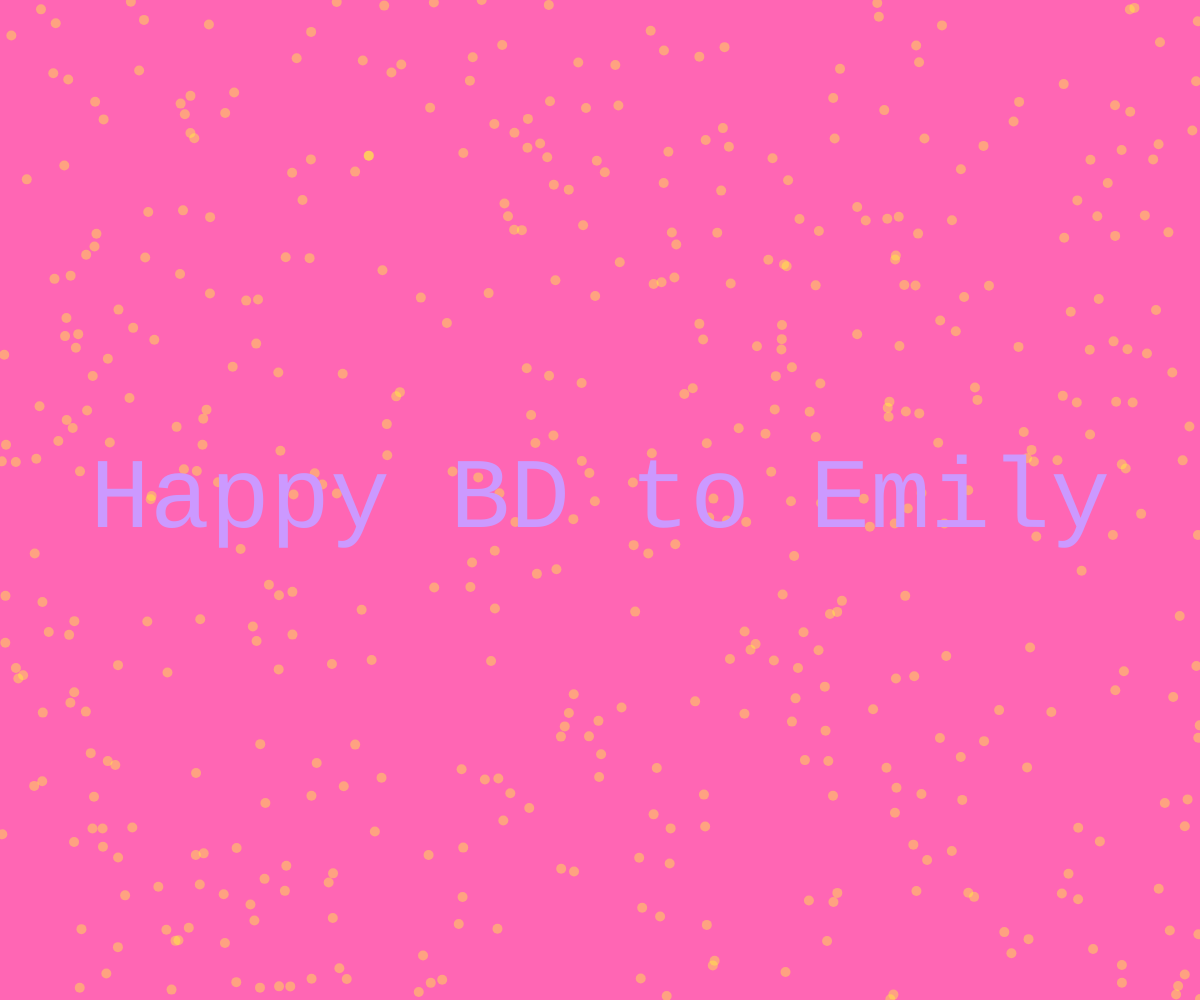
Frame 1 (no input)
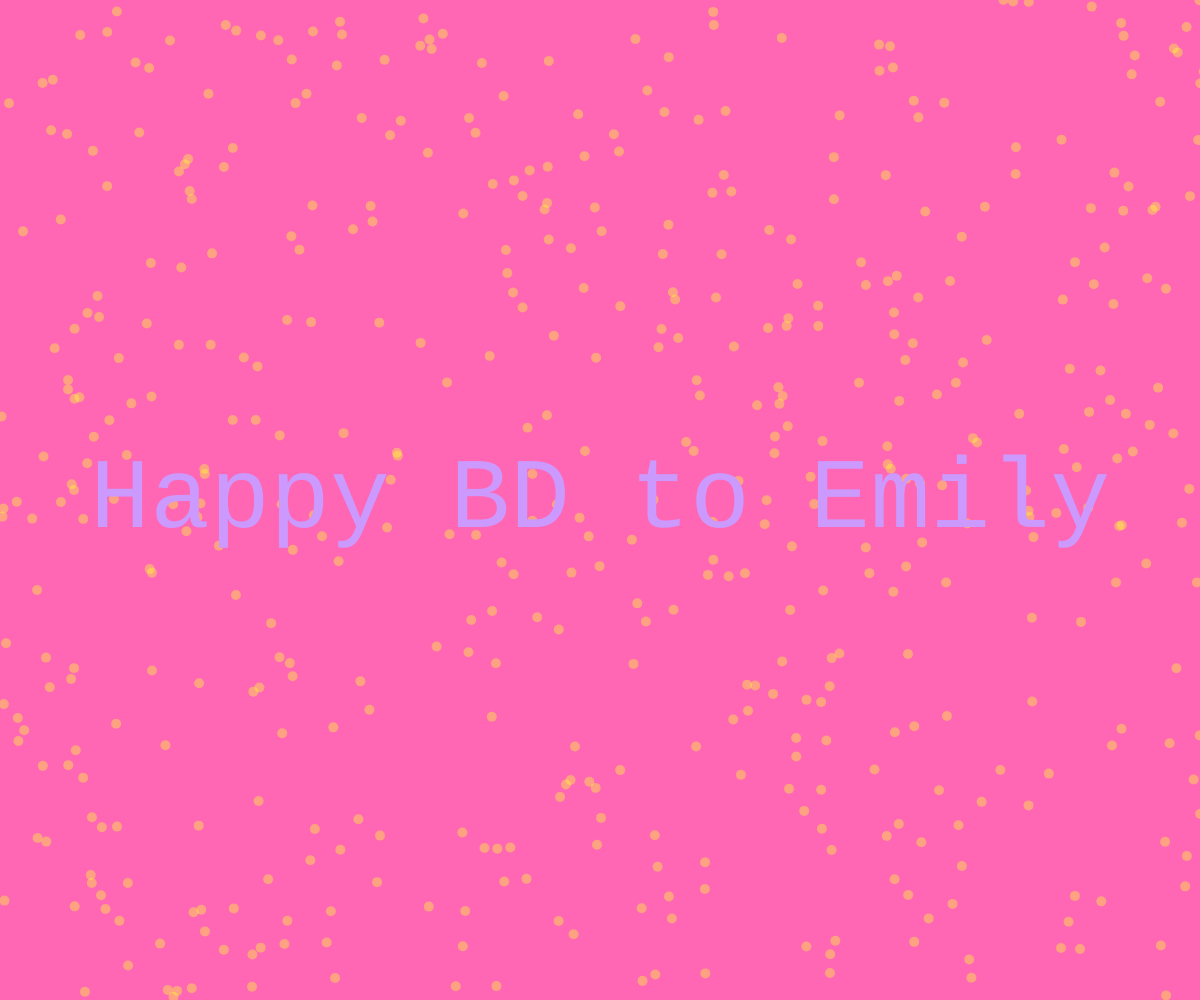
Frame 60 (no input)
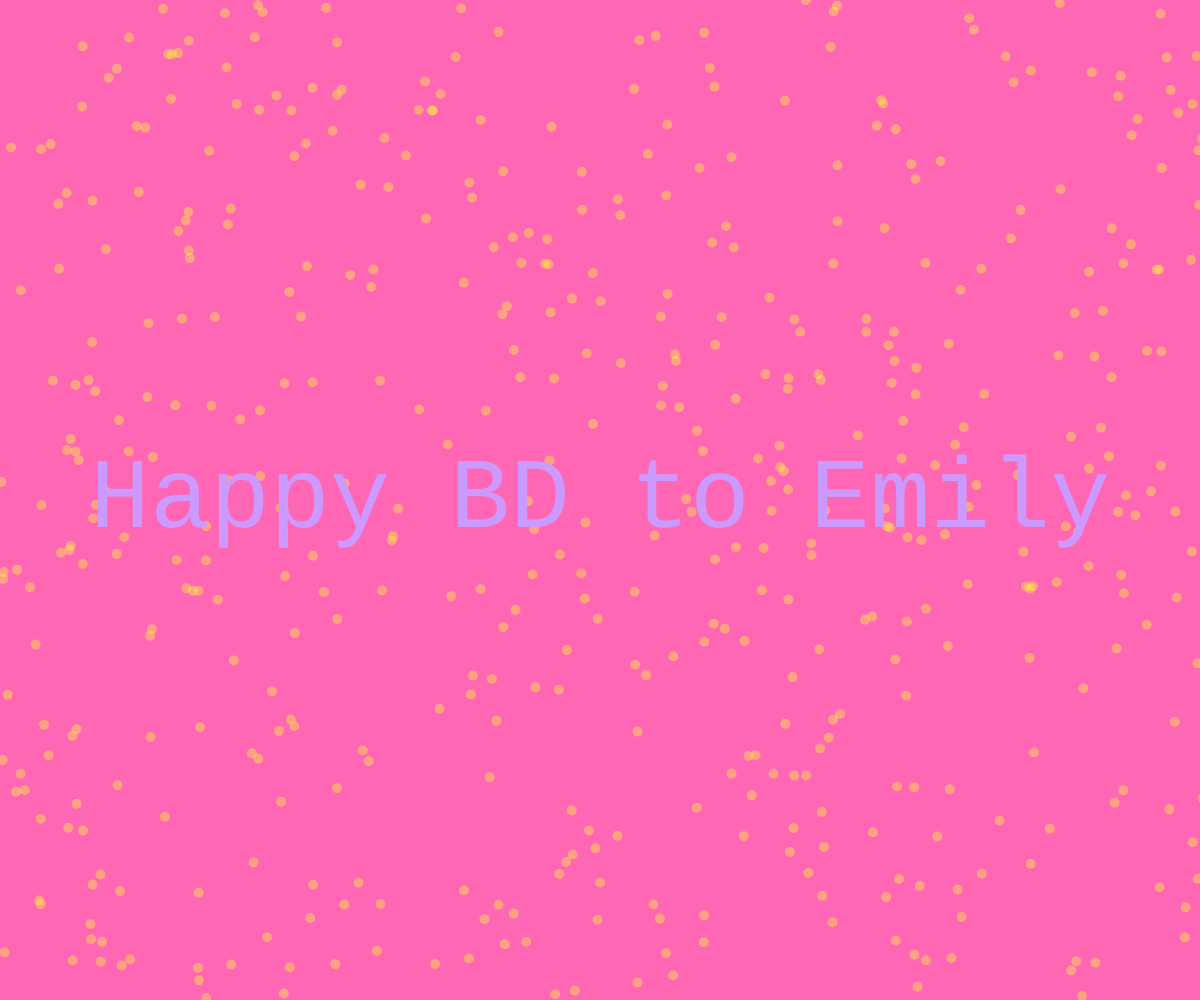
Frame 120 (the mouse pressed at the canvas centre since frame 60)

The p5.js sketch that drew these frames (run headless with seeded random() and noise() and a simulated clock; from frame 60 on, the mouse is pressed at the canvas centre):

// p5.js sketch
// ── sketch.js
let particle = [] ; 

function setup() {
	createCanvas(windowWidth, windowHeight);


	// particle[0]= new Particel
	// particle[0] = new Particle (); 
	// particle[1] = new Particle (100,60);
	// let v = createVector(250 ,200) ;
	// particle[2] = new Particle (v) ;
	// particle[3] = new Particle("200,300"); 
	 
	for (let i =0 ; i < 500 ; i++){
	 let x = random(width);
	 let y = random(height); 
	 let v = createVector(x , y ) ;
     particle[i] = new  Particle(v);	
     
     }

	apple = createDiv("Happy BD to Emily");
	// apple.id('pei');
	// apple.position(width/2 ,height/2);
	apple.style('color','#cc99ff')
	apple.style('text-align:center');
	apple.style('font-size','100px');
	apple.style('font-family','Lucida Console, Courier, monospace');
	apple.center();

     

}

function windowResized() {
    resizeCanvas(windowWidth, windowHeight);
   for (let i =0 ; i < 500 ; i++){
	 let x = random(width);
	 let y = random(height); 
	 let v = createVector(x , y ) ;
     particle[i] = new  Particle(v);	
     
     }
     apple.center();
}


function draw() {
	background(255, 102, 180);

	for ( i=0 ; i <particle.length ; i++){
		particle[i].show() ;
		particle[i].move() ;
	}




	// // apple.textFont(fontBold);

	// apple.center();		
}


function Particle (posx , posy) {
	// this.pos = createVector(width/2 ,height/2) ;

	if (posx instanceof p5.Vector ) {
		this.x = posx.x ; 
		this.y = posx.y ;
	}else if ( typeof(posx) ===  "string" ){
		let num = posx.split(",") ;
		 this.x = Number(num[0] ) ;
		 this.y = Number(num[1] ) ;
	} 

	else {
		this.x = posx || 100 ;
		this.y = posy || 200 ;;

	}


	this.move = function () {
		let speedy = random(-1,3);

 		let speedx = random(-0.5,0.5,);
		this.x = this.x +speedx ;
		this.y = this.y + speedy ; 

		if (this.y >windowHeight ){
			this.y = 0
		}
	}

	this.show = function (){ 
		fill(255, 255, 51,100);
		noStroke();

		ellipse(this.x,this.y,10,10);
	}


}







// function sum (arr ){ 

// 	if (arr instanceof Array ) {
// 	let val = 0 ;
// 	// console.log(arguments);

// 	for (i =0 ; i <arr.length ; i++ ){
// 		val += arr[i]
// 	}
// 	return val ;
// 	}

// 	let val = 0 ;
// 	// console.log(arguments);

// 	for (i =0 ; i <arguments.length ; i++ ){
// 		val += arguments[i]
// 	}
// 	return val ;
// } 
 
// //course excercise : 
// // mix add arr , argument 

// note : 
// let a = new String ("APPLE")
// A instanceof String will be true 
// but  => a = "APPLE"  WILL BE FASE 
// 
